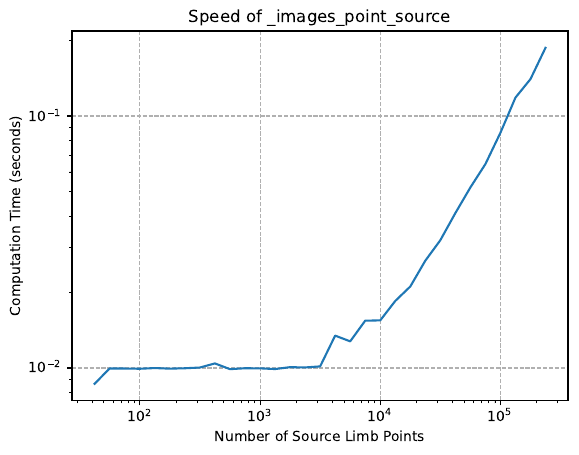

Reproduce this figure in Python.
from functools import partial
import jax
import numpy as np
import jax.numpy as jnp
from jax import jit, lax
from microjax.point_source import _images_point_source
import time
jax.config.update("jax_enable_x64", True)

# Constants and parameters
w_center = jnp.complex128(-0.14 - 0.1j)
s = 1.0
q = 0.1
a = 0.5 * s
e1 = q / (1.0 + q)
_params = {"a": a, "e1": e1, "q": q, "s": s}
rho = 1e-3

Nlimbs = jnp.int_(10**jnp.arange(1.5,5.5,0.125))
num_measurements = 100
mean_times = []
std_times = []

@jit
def _images_point_source_jit(w_limb_shift, a, e1):
    return _images_point_source(w_limb_shift, a=a, e1=e1)

for Nlimb in Nlimbs:
    times = []
    for _ in range(num_measurements):
        start = time.time()

        # Precompute `w_limb` efficiently with jnp.complex128
        w_limb = w_center + rho * jnp.exp(1.0j * jnp.pi * jnp.linspace(0.0, 2*jnp.pi, Nlimb))
        w_limb_shift = w_limb - 0.5 * s * (1 - q) / (1 + q)

        # JIT-compiled function call
        image, mask = _images_point_source_jit(w_limb_shift, a=a, e1=e1)

        # Computation on the image
        image_limb = image + 0.5 * s * (1 - q) / (1 + q)

        # Block until ready to ensure all computations are complete
        image_limb.block_until_ready()

        end = time.time()
        times.append(end - start)
    
    average_time = np.mean(times)
    std_time = np.std(times)
    print(f"{Nlimb:.1e}: Average Time: {average_time:.5f}, Std Dev: {std_time:.5f}")
    mean_times.append(average_time)
    std_times.append(std_time)

# Plotting
import matplotlib.pyplot as plt
fig = plt.figure()
plt.plot(Nlimbs[1:], mean_times[1:])
plt.xscale("log")
plt.yscale("log")
plt.grid(ls="--")
plt.title("Speed of _images_point_source")
plt.xlabel("Number of Source Limb Points")
plt.ylabel("Computation Time (seconds)")
plt.savefig('tests/integrate/inverse_ray/test_speed/speed_image_solve.pdf', bbox_inches="tight")
plt.show()
